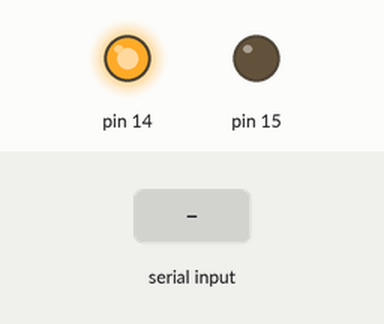
The sketch below on a simulated Arduino Uno, built with avr-gcc and run on an emulated ATmega328P. Parts: output pins drawn as LEDs (lit = HIGH). The inputs (shaded band) are chosen by the test bench.

Above: at 1.2 s.
1.3 s: "1" received over the second serial link
At 2.6 s:
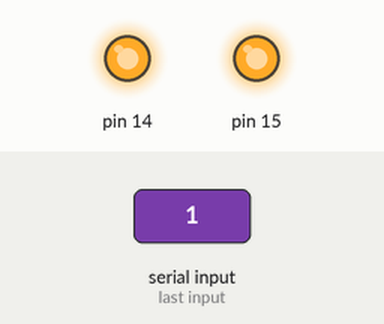
Timing chart, 0 to 4.3 s (numbered marks = the images above; inputs shaded):
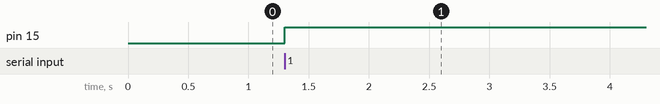

The sketch:

softSerialTest.ino
```cpp
#include <SoftwareSerial.h>

SoftwareSerial debug(5,6); // RX[MOSI], TX[MISO]

void setup()
{
  pinMode(14, OUTPUT);
  digitalWrite(14, HIGH);
  pinMode(15, OUTPUT);

  // set the data rate for the SoftwareSerial port
  debug.begin(9600);
  debug.println("Hello I am Debug");
}

void loop()
{
  if (debug.available()>0)
  {
    digitalWrite(15, HIGH);
    delay(100);
    uint8_t i = 0;
    char inMsg[128];
    memset(inMsg,'\0',128);
    while(debug.available()!=0)
          inMsg[i++]=debug.read();

    debug.print("you said:");
    debug.println(inMsg);
  }
}
```

Measured:
- after the input at 1.3 s, pin 15: LOW → HIGH at once
